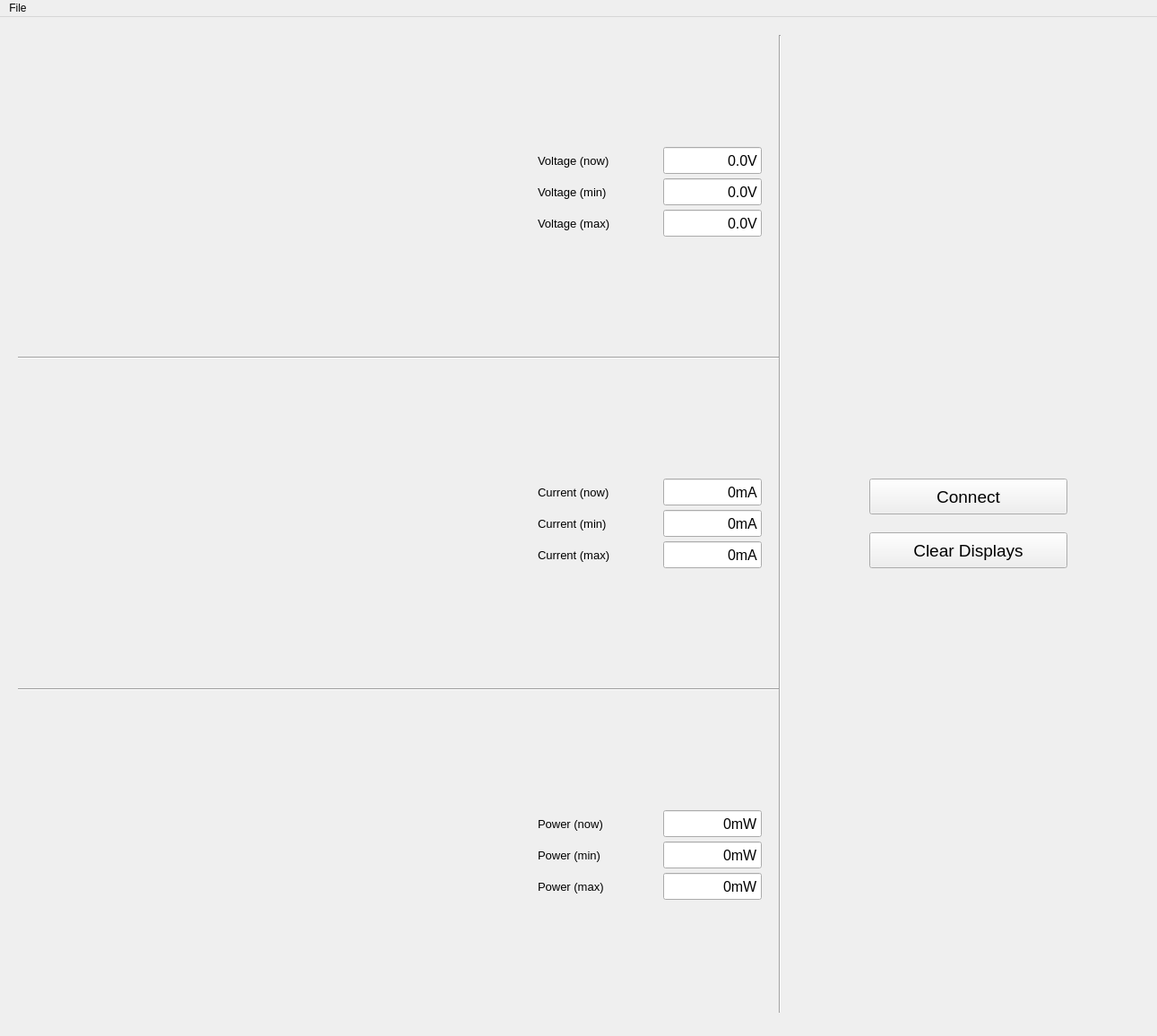
<?xml version="1.0" encoding="UTF-8"?>
<ui version="4.0">
 <class>MainWindow</class>
 <widget class="QMainWindow" name="MainWindow">
  <property name="geometry">
   <rect>
    <x>0</x>
    <y>0</y>
    <width>1291</width>
    <height>1156</height>
   </rect>
  </property>
  <property name="windowTitle">
   <string>USB-PowerLogger</string>
  </property>
  <widget class="QWidget" name="centralwidget">
   <widget class="QCustomPlot" name="plotVoltage" native="true">
    <property name="geometry">
     <rect>
      <x>20</x>
      <y>20</y>
      <width>550</width>
      <height>350</height>
     </rect>
    </property>
   </widget>
   <widget class="QCustomPlot" name="plotCurrent" native="true">
    <property name="geometry">
     <rect>
      <x>20</x>
      <y>390</y>
      <width>550</width>
      <height>350</height>
     </rect>
    </property>
   </widget>
   <widget class="QCustomPlot" name="plotPower" native="true">
    <property name="geometry">
     <rect>
      <x>20</x>
      <y>760</y>
      <width>550</width>
      <height>350</height>
     </rect>
    </property>
   </widget>
   <widget class="Line" name="line_2">
    <property name="geometry">
     <rect>
      <x>20</x>
      <y>370</y>
      <width>851</width>
      <height>21</height>
     </rect>
    </property>
    <property name="orientation">
     <enum>Qt::Horizontal</enum>
    </property>
   </widget>
   <widget class="Line" name="line_3">
    <property name="geometry">
     <rect>
      <x>20</x>
      <y>740</y>
      <width>851</width>
      <height>20</height>
     </rect>
    </property>
    <property name="orientation">
     <enum>Qt::Horizontal</enum>
    </property>
   </widget>
   <widget class="QLabel" name="label_uCurr">
    <property name="geometry">
     <rect>
      <x>600</x>
      <y>150</y>
      <width>131</width>
      <height>20</height>
     </rect>
    </property>
    <property name="font">
     <font>
      <pointsize>10</pointsize>
     </font>
    </property>
    <property name="text">
     <string>Voltage (now)</string>
    </property>
   </widget>
   <widget class="QLineEdit" name="lineEdit_uCurr">
    <property name="geometry">
     <rect>
      <x>740</x>
      <y>145</y>
      <width>110</width>
      <height>30</height>
     </rect>
    </property>
    <property name="font">
     <font>
      <pointsize>12</pointsize>
     </font>
    </property>
    <property name="focusPolicy">
     <enum>Qt::NoFocus</enum>
    </property>
    <property name="text">
     <string>0.0V</string>
    </property>
    <property name="alignment">
     <set>Qt::AlignRight|Qt::AlignTrailing|Qt::AlignVCenter</set>
    </property>
    <property name="readOnly">
     <bool>true</bool>
    </property>
   </widget>
   <widget class="QLabel" name="label_uMin">
    <property name="geometry">
     <rect>
      <x>600</x>
      <y>185</y>
      <width>131</width>
      <height>20</height>
     </rect>
    </property>
    <property name="font">
     <font>
      <pointsize>10</pointsize>
     </font>
    </property>
    <property name="text">
     <string>Voltage (min)</string>
    </property>
   </widget>
   <widget class="QLabel" name="label_uMax">
    <property name="geometry">
     <rect>
      <x>600</x>
      <y>220</y>
      <width>131</width>
      <height>20</height>
     </rect>
    </property>
    <property name="font">
     <font>
      <pointsize>10</pointsize>
     </font>
    </property>
    <property name="text">
     <string>Voltage (max)</string>
    </property>
   </widget>
   <widget class="QLineEdit" name="lineEdit_uMin">
    <property name="geometry">
     <rect>
      <x>740</x>
      <y>180</y>
      <width>110</width>
      <height>30</height>
     </rect>
    </property>
    <property name="font">
     <font>
      <pointsize>12</pointsize>
     </font>
    </property>
    <property name="focusPolicy">
     <enum>Qt::NoFocus</enum>
    </property>
    <property name="text">
     <string>0.0V</string>
    </property>
    <property name="alignment">
     <set>Qt::AlignRight|Qt::AlignTrailing|Qt::AlignVCenter</set>
    </property>
    <property name="readOnly">
     <bool>true</bool>
    </property>
   </widget>
   <widget class="QLineEdit" name="lineEdit_uMax">
    <property name="geometry">
     <rect>
      <x>740</x>
      <y>215</y>
      <width>110</width>
      <height>30</height>
     </rect>
    </property>
    <property name="font">
     <font>
      <pointsize>12</pointsize>
     </font>
    </property>
    <property name="focusPolicy">
     <enum>Qt::NoFocus</enum>
    </property>
    <property name="text">
     <string>0.0V</string>
    </property>
    <property name="alignment">
     <set>Qt::AlignRight|Qt::AlignTrailing|Qt::AlignVCenter</set>
    </property>
    <property name="readOnly">
     <bool>true</bool>
    </property>
   </widget>
   <widget class="QLineEdit" name="lineEdit_iCurr">
    <property name="geometry">
     <rect>
      <x>740</x>
      <y>515</y>
      <width>110</width>
      <height>30</height>
     </rect>
    </property>
    <property name="font">
     <font>
      <pointsize>12</pointsize>
     </font>
    </property>
    <property name="focusPolicy">
     <enum>Qt::NoFocus</enum>
    </property>
    <property name="text">
     <string>0mA</string>
    </property>
    <property name="alignment">
     <set>Qt::AlignRight|Qt::AlignTrailing|Qt::AlignVCenter</set>
    </property>
    <property name="readOnly">
     <bool>true</bool>
    </property>
   </widget>
   <widget class="QLineEdit" name="lineEdit_iMin">
    <property name="geometry">
     <rect>
      <x>740</x>
      <y>550</y>
      <width>110</width>
      <height>30</height>
     </rect>
    </property>
    <property name="font">
     <font>
      <pointsize>12</pointsize>
     </font>
    </property>
    <property name="focusPolicy">
     <enum>Qt::NoFocus</enum>
    </property>
    <property name="text">
     <string>0mA</string>
    </property>
    <property name="alignment">
     <set>Qt::AlignRight|Qt::AlignTrailing|Qt::AlignVCenter</set>
    </property>
    <property name="readOnly">
     <bool>true</bool>
    </property>
   </widget>
   <widget class="QLineEdit" name="lineEdit_iMax">
    <property name="geometry">
     <rect>
      <x>740</x>
      <y>585</y>
      <width>110</width>
      <height>30</height>
     </rect>
    </property>
    <property name="font">
     <font>
      <pointsize>12</pointsize>
     </font>
    </property>
    <property name="focusPolicy">
     <enum>Qt::NoFocus</enum>
    </property>
    <property name="text">
     <string>0mA</string>
    </property>
    <property name="alignment">
     <set>Qt::AlignRight|Qt::AlignTrailing|Qt::AlignVCenter</set>
    </property>
    <property name="readOnly">
     <bool>true</bool>
    </property>
   </widget>
   <widget class="QLineEdit" name="lineEdit_pCurr">
    <property name="geometry">
     <rect>
      <x>740</x>
      <y>885</y>
      <width>110</width>
      <height>30</height>
     </rect>
    </property>
    <property name="font">
     <font>
      <pointsize>12</pointsize>
     </font>
    </property>
    <property name="focusPolicy">
     <enum>Qt::NoFocus</enum>
    </property>
    <property name="text">
     <string>0mW</string>
    </property>
    <property name="alignment">
     <set>Qt::AlignRight|Qt::AlignTrailing|Qt::AlignVCenter</set>
    </property>
    <property name="readOnly">
     <bool>true</bool>
    </property>
   </widget>
   <widget class="QLineEdit" name="lineEdit_pMin">
    <property name="geometry">
     <rect>
      <x>740</x>
      <y>920</y>
      <width>110</width>
      <height>30</height>
     </rect>
    </property>
    <property name="font">
     <font>
      <pointsize>12</pointsize>
     </font>
    </property>
    <property name="focusPolicy">
     <enum>Qt::NoFocus</enum>
    </property>
    <property name="text">
     <string>0mW</string>
    </property>
    <property name="alignment">
     <set>Qt::AlignRight|Qt::AlignTrailing|Qt::AlignVCenter</set>
    </property>
    <property name="readOnly">
     <bool>true</bool>
    </property>
   </widget>
   <widget class="QLineEdit" name="lineEdit_pMax">
    <property name="geometry">
     <rect>
      <x>740</x>
      <y>955</y>
      <width>110</width>
      <height>30</height>
     </rect>
    </property>
    <property name="font">
     <font>
      <pointsize>12</pointsize>
     </font>
    </property>
    <property name="focusPolicy">
     <enum>Qt::NoFocus</enum>
    </property>
    <property name="text">
     <string>0mW</string>
    </property>
    <property name="alignment">
     <set>Qt::AlignRight|Qt::AlignTrailing|Qt::AlignVCenter</set>
    </property>
    <property name="readOnly">
     <bool>true</bool>
    </property>
   </widget>
   <widget class="QLabel" name="label_iCurr">
    <property name="geometry">
     <rect>
      <x>600</x>
      <y>520</y>
      <width>131</width>
      <height>20</height>
     </rect>
    </property>
    <property name="font">
     <font>
      <pointsize>10</pointsize>
     </font>
    </property>
    <property name="text">
     <string>Current (now)</string>
    </property>
   </widget>
   <widget class="QLabel" name="label_iMin">
    <property name="geometry">
     <rect>
      <x>600</x>
      <y>555</y>
      <width>131</width>
      <height>21</height>
     </rect>
    </property>
    <property name="font">
     <font>
      <pointsize>10</pointsize>
     </font>
    </property>
    <property name="text">
     <string>Current (min)</string>
    </property>
   </widget>
   <widget class="QLabel" name="label_iMax">
    <property name="geometry">
     <rect>
      <x>600</x>
      <y>590</y>
      <width>131</width>
      <height>20</height>
     </rect>
    </property>
    <property name="font">
     <font>
      <pointsize>10</pointsize>
     </font>
    </property>
    <property name="text">
     <string>Current (max)</string>
    </property>
   </widget>
   <widget class="QLabel" name="label_pCurr">
    <property name="geometry">
     <rect>
      <x>600</x>
      <y>890</y>
      <width>131</width>
      <height>20</height>
     </rect>
    </property>
    <property name="font">
     <font>
      <pointsize>10</pointsize>
     </font>
    </property>
    <property name="text">
     <string>Power (now)</string>
    </property>
   </widget>
   <widget class="QLabel" name="label_pMin">
    <property name="geometry">
     <rect>
      <x>600</x>
      <y>925</y>
      <width>131</width>
      <height>20</height>
     </rect>
    </property>
    <property name="font">
     <font>
      <pointsize>10</pointsize>
     </font>
    </property>
    <property name="text">
     <string>Power (min)</string>
    </property>
   </widget>
   <widget class="QLabel" name="label_pMax">
    <property name="geometry">
     <rect>
      <x>600</x>
      <y>960</y>
      <width>131</width>
      <height>20</height>
     </rect>
    </property>
    <property name="font">
     <font>
      <pointsize>10</pointsize>
     </font>
    </property>
    <property name="text">
     <string>Power (max)</string>
    </property>
   </widget>
   <widget class="Line" name="line_4">
    <property name="geometry">
     <rect>
      <x>855</x>
      <y>20</y>
      <width>31</width>
      <height>1091</height>
     </rect>
    </property>
    <property name="orientation">
     <enum>Qt::Vertical</enum>
    </property>
   </widget>
   <widget class="QPushButton" name="pushButton_connect">
    <property name="geometry">
     <rect>
      <x>970</x>
      <y>515</y>
      <width>221</width>
      <height>40</height>
     </rect>
    </property>
    <property name="font">
     <font>
      <pointsize>14</pointsize>
     </font>
    </property>
    <property name="text">
     <string>Connect</string>
    </property>
   </widget>
   <widget class="QPushButton" name="pushButton_clearDisplays">
    <property name="geometry">
     <rect>
      <x>970</x>
      <y>575</y>
      <width>221</width>
      <height>40</height>
     </rect>
    </property>
    <property name="font">
     <font>
      <pointsize>14</pointsize>
     </font>
    </property>
    <property name="text">
     <string>Clear Displays</string>
    </property>
   </widget>
  </widget>
  <widget class="QMenuBar" name="menubar">
   <property name="geometry">
    <rect>
     <x>0</x>
     <y>0</y>
     <width>1291</width>
     <height>25</height>
    </rect>
   </property>
   <widget class="QMenu" name="menuMain">
    <property name="title">
     <string>File</string>
    </property>
    <addaction name="actionSettings"/>
    <addaction name="actionExit"/>
   </widget>
   <addaction name="menuMain"/>
  </widget>
  <action name="actionSettings">
   <property name="text">
    <string>Settings</string>
   </property>
  </action>
  <action name="actionExit">
   <property name="text">
    <string>Exit</string>
   </property>
  </action>
 </widget>
 <customwidgets>
  <customwidget>
   <class>QCustomPlot</class>
   <extends>QWidget</extends>
   <header>qcustomplot.h</header>
   <container>1</container>
  </customwidget>
 </customwidgets>
 <resources/>
 <connections/>
</ui>
